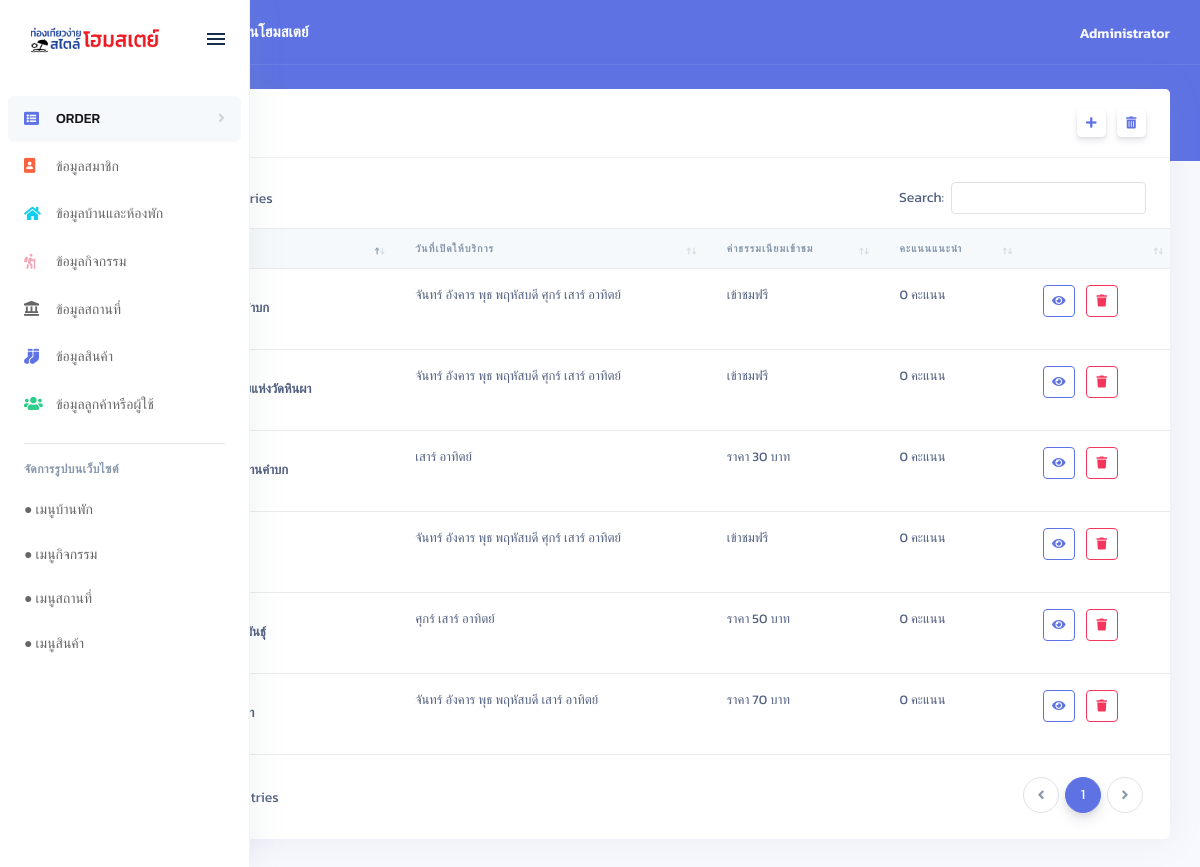
The page /views/backend/attractions.php (signed in) on the database its author committed.
### tables this page shows
CREATE TABLE `attractions` (
  `atID` tinyint(3) UNSIGNED NOT NULL,
  `atName` varchar(50) NOT NULL,
  `atDetail` text,
  `atDateOpen` varchar(126) NOT NULL,
  `atImg` varchar(7) NOT NULL,
  `atPrice` smallint(5) UNSIGNED DEFAULT '0',
  `atNote` text
);

### controllers/connectDB.php (called while the page is built, shortened)
<?php
class connectDB
{
    public function connect()
    {
        $this->servername = "localhost";
        $this->username = "root";
        $this->password = "";
        $this->database = "homestay.dev";
        try {
            $conn = new PDO("mysql:host=" . $this->servername . ";dbname=" . $this->database . "", $this->username, $this->password);
            $conn->setAttribute(PDO::ATTR_ERRMODE, PDO::ERRMODE_EXCEPTION);
            $conn->exec("set names utf8");
            return $conn;
        } catch (PDOException $e) {
            echo "Connection failed: " . $e->getMessage();
        }
    }
}

### views/backend/attractions.php (the view, shortened to what this page needs)
<?php
    include("templates/header.php");
?>
<div class="main-content" id="panel">
    <?php include("templates/top-nav.php"); ?>
    <div class="container-fluid mt--6">
        <div class="row">
            <div class="col-xl-12">
                <div class="card">
                    <div class="card-header">
                        <div class="row">
                            <div class="col">
                                <h3 class="mb-0">ข้อมูลสถานที่</h3>
                            </div>
                            <div class="col-auto text-right">
                                <button class="btn btn-sm btn-neutral" data-toggle="modal" data-target="#add-attractions"><i class="fas fa-plus"></i></button>
                                <button class="btn btn-sm btn-neutral drop" name="atts" data-toggle="tooltip" data-placement="top" title="" data-original-title="ลบข้อมูลทั้งหมด"><i class="fas fa-trash-alt"></i></button>
                            </div>
                        </div>
                    </div>
                    <div class="table-responsive py-4">
                        <table class="table table-flush" id="datatable-basic">
                            <thead class="thead-light">
                                <tr>
                                    <th>ชื่อกิจกรรม</th>
                                    <th>วันที่เปิดให้บริการ</th>
                                    <th>ค่าธรรมเนียมเข้าชม</th>
                                    <th>คะแนนแนะนำ</th>
                                    <th></th>
                                </tr>
                            </thead>
                            <tbody>
                                <?php
                                $sql = "SELECT attractions.*,(SELECT COUNT(atID) FROM `likes_atts` WHERE atID = attractions.atID ) as 'count' FROM `attractions`";
                                foreach ($connectDB->connect()->query($sql) as $result) { ?>
                                <tr>
                                    <td class="table-user">
                                        <b><?php echo $result["atName"]; ?></b>
                                    </td>
                                    <td><?php echo $result["atDateOpen"]; ?></td>
                                    <td> <?php echo ($result["atPrice"] == null || $result["atPrice"] == 0) ? "เข้าชมฟรี" : "ราคา " . $result["atPrice"] . " บาท"; ?></td>
                                    <td>
                                        <?php echo $result["count"] . " คะแนน"; ?>
                                    </td>
                                    <td>
                                        <a href="attractions-details.php?id=<?php echo $result["atID"]; ?>" class="btn btn-sm btn-outline-primary btn-icon-only" data-toggle="tooltip" data-original-title="ดูข้อมูลเพิ่มเติม">
                                            <i class="fas fa-eye"></i>
                                        </a>
                                        <button class="btn btn-sm btn-outline-danger btn-icon-only del" name="atts" value="<?php echo $result["atID"]; ?>" data-toggle="tooltip" data-original-title="ลบข้อมูลนี้">
                                            <i class="fas fa-trash"></i>
                                        </button>
                                    </td>
                                </tr>
                                <?php } ?>
                            </tbody>
                        </table>
                    </div>
                </div>
            </div>
        </div>
    </div>
</div>
</body>
</html>

### rows shown on the page
attractions: atDateOpen "จันทร์ อังคาร พุธ พฤหัสบดี ศุกร์ เสาร์ อาทิตย์", atPrice "เข้าชมฟรี", count "0", $result["atID"] 1 (drawn)
attractions: atDateOpen "จันทร์ อังคาร พุธ พฤหัสบดี เสาร์ อาทิตย์", atPrice "70", count "0", $result["atID"] 2 (drawn)
attractions: atDateOpen "จันทร์ อังคาร พุธ พฤหัสบดี ศุกร์ เสาร์ อาทิตย์", atPrice "เข้าชมฟรี", count "0", $result["atID"] 3 (drawn)
attractions: atDateOpen "จันทร์ อังคาร พุธ พฤหัสบดี ศุกร์ เสาร์ อาทิตย์", atPrice "เข้าชมฟรี", count "0", $result["atID"] 4 (drawn)
attractions: atDateOpen "เสาร์ อาทิตย์", atPrice "30", count "0", $result["atID"] 5 (drawn)
attractions: atDateOpen "ศุกร์ เสาร์ อาทิตย์", atPrice "50", count "0", $result["atID"] 6 (drawn)

### other values the page prints
$_SESSION["logged"] "Administrator"
